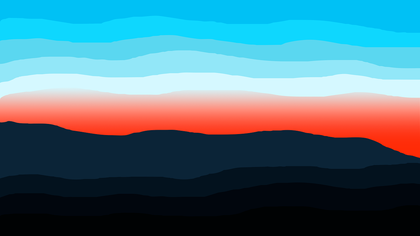
%> input picture img.png, 420 x 236 px, shrunk from 1280 x 720 before the run
$ octave histequi.m   (GNU Octave 9; MATLAB toolbox functions it lacks are replaced by stand-ins)
%> lines starting %> are read from the running program, lines starting %| are printed output that depends on the picture
% Histogram Equalization
% Author: Darshan Tate (BT22ECI011)

clc;
clear all;
close all;

image = imread('img.png');
%> image is the input picture: size 236x420x3 uint8; mean R, G, B 78.5, 116.3, 129.5
gray_image = rgb2gray(image);
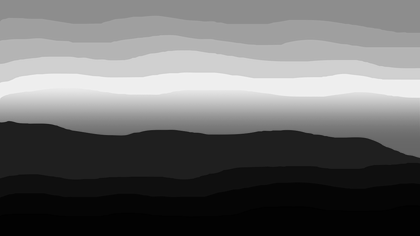
%> gray_image: size 236x420 uint8; min 1, max 241, mean 106.5

% Calculate histogram
[rows, cols] = size(gray_image);
%> rows = 236; cols = 420
L = 256;
histogram = zeros(1, L);
for i = 1:rows
    for j = 1:cols
        histogram(gray_image(i, j) + 1) = histogram(gray_image(i, j) + 1) + 1;
    end
end
%> after the loop, histogram = 256 values, max 14794 at index 32, min 0 at index 1, mean 387.2

% Histogram equalization
cdf = cumsum(histogram) / sum(histogram);
%> cdf = 256 values from 0 to 1
equalized_image = zeros(rows, cols, 'uint8');
for i = 1:rows
    for j = 1:cols
        equalized_image(i, j) = round(cdf(gray_image(i, j) + 1) * (L - 1));
    end
end
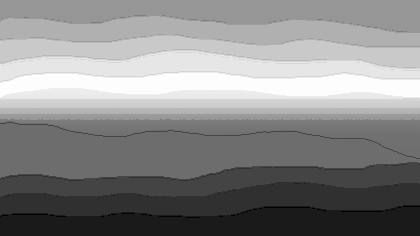
%> equalized_image: size 236x420 uint8; min 1, max 255, mean 136.5

% Calculate equalized histogram
equalized_histogram = zeros(1, L);
for i = 1:rows
    for j = 1:cols
        equalized_histogram(equalized_image(i, j) + 1) = equalized_histogram(equalized_image(i, j) + 1) + 1;
    end
end
%> after the loop, equalized_histogram = 256 values, max 14794 at index 110, min 0 at index 1, mean 387.2

% Calculate cumulative histograms
original_cdf = cumsum(histogram) / sum(histogram);
%> original_cdf = 256 values from 0 to 1
equalized_cdf = cumsum(equalized_histogram) / sum(equalized_histogram);
%> equalized_cdf = 256 values from 0 to 1

% Display results
figure;
subplot(3, 2, 1), imshow(image), title('Original Image');
subplot(3, 2, 2), imshow(gray_image), title('Grayscale Image');
subplot(3, 2, 3), bar(0:L-1, histogram), title('Original Histogram');
subplot(3, 2, 4), imshow(equalized_image), title('Equalized Image');
subplot(3, 2, 5), bar(0:L-1, equalized_histogram), title('Equalized Histogram');

% Plot cumulative histograms
subplot(3, 2, 6);
hold on;
plot(0:L-1, original_cdf, 'r', 'LineWidth', 2); % Original CDF in red
plot(0:L-1, equalized_cdf, 'k', 'LineWidth', 2); % Equalized CDF in black
hold off;
title('Cumulative Histograms');
xlabel('Intensity Levels');
ylabel('Cumulative Probability');
legend('Original CDF', 'Equalized CDF');
xlim([0 255]);
ylim([0 1]);
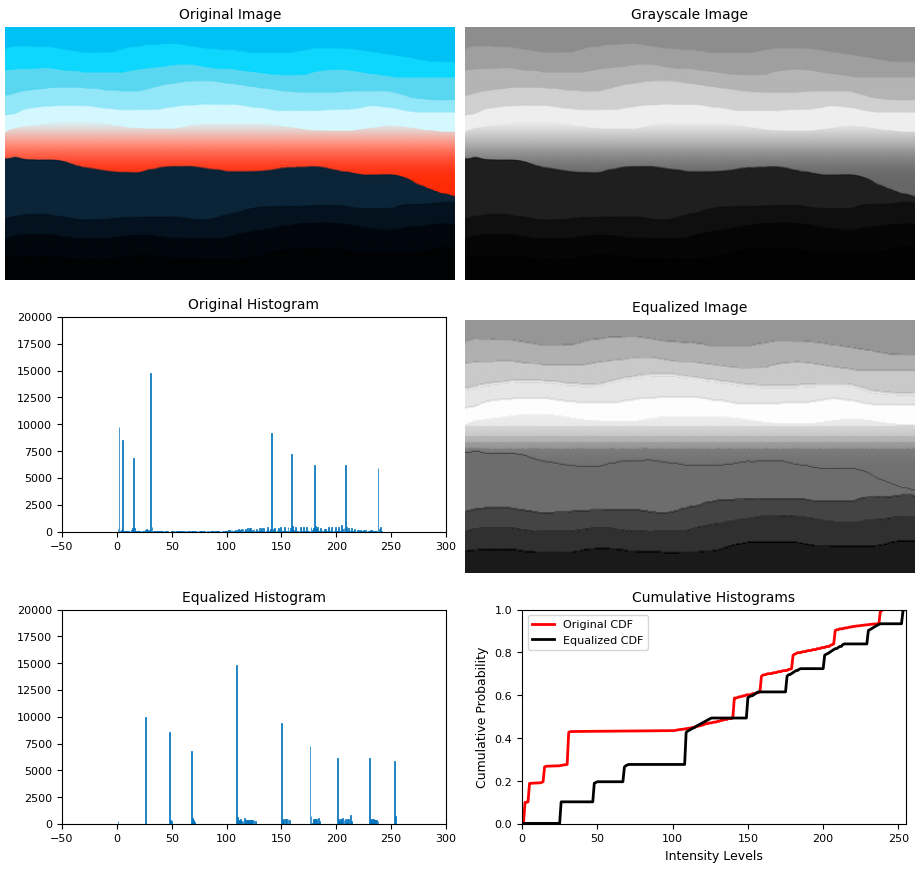
%> figure redrawn from the program's plot data, 6 panels
